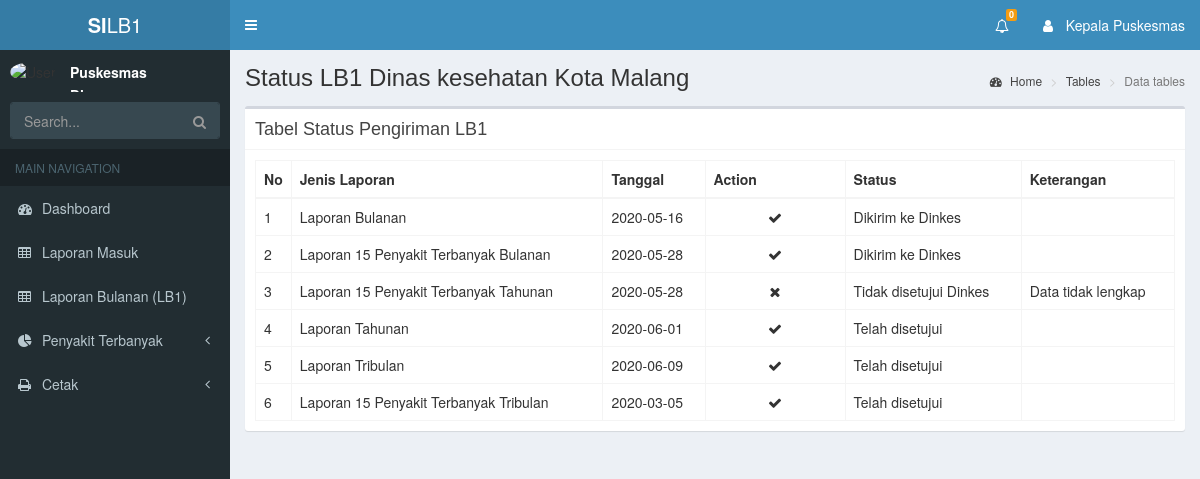
Screenshot of /index.php/kepala_puskesmas/laporanKP with the database file from the repository.
### tables this page shows
CREATE TABLE `detail_laporan` (
  `id_laporan` int(10) NOT NULL,
  `id_jp` int(10) NOT NULL,
  `jenis_laporan` varchar(100) NOT NULL,
  `nama_puskesmas` varchar(100) NOT NULL,
  `status` int(10) NOT NULL,
  `tanggal` date NOT NULL,
  `datalb1` text NOT NULL,
  `ket` text NOT NULL,
  `pesan` int(10) NOT NULL,
  `waktu` time NOT NULL
);

### application/controllers/Kepala_puskesmas.php (called while the page is built, shortened)
<?php
class Kepala_puskesmas extends CI_Controller{
    function __construct(){
      $this->load->helper('url');
      $this->load->model('DataLB1_model');
      $this->load->model('M_Kepala_puskesmas');
      $this->load->helper(array('form', 'url'));
    }
    public function header()
    {
      $result = $this->M_Kepala_puskesmas->notif();
      $data['notif'] = count($result);
      $data['data_notif'] = $result;
      $this->load->view('header/kp_header', $data);
    }
    public function laporanKP()
    {
      $data['status'] = $this->DataLB1_model->tampil_status()->result();
      $this->load->view('kepala_puskesmas/laporan_masukKP', $data);
      $this->load->view('footer/kp_footer');
    }
}

### index.php (called while the page is built, shortened)
<?php
require_once BASEPATH.'core/CodeIgniter.php';

### application/models/DataLB1_model.php (called while the page is built, shortened)
<?php
class DataLB1_model extends CI_Model{
  public function tampil_status()
  {
    return $this->db->get('detail_laporan');
  }
}

### application/views/kepala_puskesmas/laporan_masukKP.php (the view, shortened to what this page needs)
<div class="content-wrapper">
  <section class="content-header">
    <h1>
      Status LB1 Dinas kesehatan Kota Malang
    </h1>
    <ol class="breadcrumb">
      <li><a href="#"><i class="fa fa-dashboard"></i> Home</a></li>
      <li><a href="#">Tables</a></li>
      <li class="active">Data tables</li>
    </ol>
  </section>
  <section class="content">
    <div class="row">
      <div class="col-xs-12">
      <div class="box">
          <div class="box-header with-border">
            <h3 class="box-title">Tabel Status Pengiriman LB1</h3>
          </div>
          <div class="box-body">
            <table class="table table-bordered">
              <thead>
              <tr>
                <th style="width: 10px">No</th>
                <th >Jenis Laporan</th>
                <th >Tanggal</th>
                <th style="width: 140px" >Action</th>
                <th >Status</th>
                <th >Keterangan</th>
              </tr>
              </thead>
              <tbody>
              <?php $no =0; foreach ($status as $st ): $no++; ?>
              <tr>
                <td><?php echo $no?></td>
                <td><?php echo $st->jenis_laporan?></td>
                <td><?php echo $st->tanggal?></td>
                <?php if ($st->status == 11 || $st->status == 4) { ?>
                  <td style="text-align: center;"><span class="fa fa-fw fa-times"></span></td>
                <?php }elseif ($st->status == 1 || $st->status == 2 || $st->status == 3) { ?>
                  <td style="text-align: center;"><span class="fa fa-fw fa-check"></span></td>
                <?php } elseif($st->status == 0 && $st->id_jp == 1 || $st->id_jp == 2 || $st->id_jp == 3){ ?>
                  <td><a class='fa fa-fw fa-edit' href="<?php echo site_url('kepala_puskesmas/persetujuanLB/' . $st->id_laporan);?>"><span class="menu-icon icon-edit"></span></a></td>
                <?php }elseif ($st->status == 0 && $st->id_jp == 4 ) { ?>
                  <td><a class='fa fa-fw fa-edit' href="<?php echo site_url('kepala_puskesmas/detailPenyBln/' . $st->id_laporan);?>"><span class="menu-icon icon-edit"></span></a></td>
                <?php }elseif ($st->status == 0 && $st->id_jp == 6) { ?>
                  <td><a class='fa fa-fw fa-edit' href="<?php echo site_url('kepala_puskesmas/detailPenyThn/' . $st->id_laporan);?>"><span class="menu-icon icon-edit"></span></a></td>
                <?php }?>
                <td>
                  <?php if ($st->status == 0) {
                          echo "Perlu persetujuan kepala puskesmas";
                      } else if ($st->status == 1) {
                          echo "Telah disetujui";
                      } else if ($st->status == 2){
                          echo "Dikirim ke Dinkes";
                      } elseif ($st->status == 3) {
                        echo "Laporan telah diterima";
                      } elseif ($st->status == 11) {
                        echo "Tidak disetujui";
                      } elseif ($st->status == 4) {
                        echo "Tidak disetujui Dinkes";
                      }
                  ?>
                </td>
                <td><?php echo $st->ket?></td>
              </tr>
              <?php endforeach;?>
              </tbody>
          </table>
          </div>
        </div>
      </div>
    </div>
  </section>
</div>

### rows the page displays
detail_laporan: jenis_laporan "Laporan Bulanan", tanggal "2020-05-16", status "Dikirim ke Dinkes"
detail_laporan: jenis_laporan "Laporan 15 Penyakit Terbanyak Bulanan", tanggal "2020-05-28", status "Dikirim ke Dinkes"
detail_laporan: jenis_laporan "Laporan 15 Penyakit Terbanyak Tahunan", tanggal "2020-05-28", status 4 (drawn), ket "Data tidak lengkap"
detail_laporan: jenis_laporan "Laporan Tahunan", tanggal "2020-06-01", status "Telah disetujui"
detail_laporan: jenis_laporan "Laporan Tribulan", tanggal "2020-06-09", status "Telah disetujui"
detail_laporan: jenis_laporan "Laporan 15 Penyakit Terbanyak Tribulan", tanggal "2020-03-05", status "Telah disetujui"

### other values shown
$notif "0"
